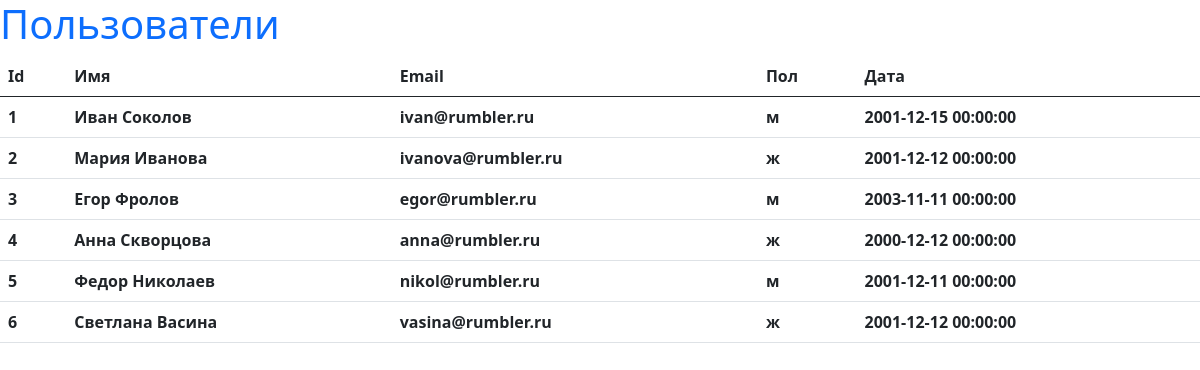
Screenshot of /users with the database file from the repository.
### app/models.py (models this page shows, shortened)
class User(db.Model):
    id = db.Column(db.Integer, primary_key=True)
    username = db.Column(db.String(64), index=True, unique=True)
    email = db.Column(db.String(120), index=True, unique=True)
    gender = db.Column(db.String(3))
    date = db.Column(db.DateTime())

### app/routes.py (the view)
@app.route('/users')
def users():
    users = User.query.all()
    return render_template('users.html', users=users)

### app/templates/users.html
<!DOCTYPE html>
<html>
  <head>
    <link rel="stylesheet" href="../scatic/style.css">
    <link href="https://cdn.jsdelivr.net/npm/bootstrap@5.0.2/dist/css/bootstrap.min.css" rel="stylesheet">
  </head>
  <body>
    <div>
      <h1 class="text-primary">Пользователи</h1>
    </div>
    <table class ="table">
      <thead class ="thead">
        <tr>
          <th>Id</th>
          <th>Имя</th>
          <th>Email</th>
          <th>Пол</th>
          <th>Дата</th>
        </tr>
      </thead>
      <tbody >
        {% for user in users %}
          <tr>
            <th>{{user.id}}</th>
            <th>{{user.username}}</th>
            <th>{{user.email}}</th>
            <th>{{user.gender}}</th>
            <th>{{user.date}}</th>
          </tr>
        {% endfor %}
      </tbody>
    </table>
  </body>
</html>

### rows the page displays
User: id "1", username "Иван Соколов", email "ivan@rumbler.ru", gender "м", date "2001-12-15 00:00:00"
User: id "2", username "Мария Иванова", email "ivanova@rumbler.ru", gender "ж", date "2001-12-12 00:00:00"
User: id "3", username "Егор Фролов", email "egor@rumbler.ru", gender "м", date "2003-11-11 00:00:00"
User: id "4", username "Анна Скворцова", email "anna@rumbler.ru", gender "ж", date "2000-12-12 00:00:00"
User: id "5", username "Федор Николаев", email "nikol@rumbler.ru", gender "м", date "2001-12-11 00:00:00"
User: id "6", username "Светлана Васина", email "vasina@rumbler.ru", gender "ж", date "2001-12-12 00:00:00"
